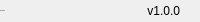
                 <widget class="QFrame" name="bottomBar">
                  <property name="minimumSize">
                   <size>
                    <width>0</width>
                    <height>22</height>
                   </size>
                  </property>
                  <property name="maximumSize">
                   <size>
                    <width>16777215</width>
                    <height>22</height>
                   </size>
                  </property>
                  <property name="frameShape">
                   <enum>QFrame::NoFrame</enum>
                  </property>
                  <property name="frameShadow">
                   <enum>QFrame::Raised</enum>
                  </property>
                  <layout class="QHBoxLayout" name="horizontalLayout_5">
                   <property name="spacing">
                    <number>0</number>
                   </property>
                   <property name="leftMargin">
                    <number>0</number>
                   </property>
                   <property name="topMargin">
                    <number>0</number>
                   </property>
                   <property name="rightMargin">
                    <number>0</number>
                   </property>
                   <property name="bottomMargin">
                    <number>0</number>
                   </property>
                   <item>
                    <widget class="QLabel" name="creditsLabel">
                     <property name="maximumSize">
                      <size>
                       <width>16777215</width>
                       <height>16</height>
                      </size>
                     </property>
                     <property name="font">
                      <font>
                       <family>Segoe UI</family>
                       <pointsize>-1</pointsize>
                       <weight>50</weight>
                       <italic>false</italic>
                       <bold>false</bold>
                      </font>
                     </property>
                     <property name="text">
                      <string>By: Dorma</string>
                     </property>
                     <property name="alignment">
                      <set>Qt::AlignLeading|Qt::AlignLeft|Qt::AlignVCenter</set>
                     </property>
                    </widget>
                   </item>
                   <item>
                    <widget class="QLabel" name="version">
                     <property name="text">
                      <string>v1.0.0</string>
                     </property>
                     <property name="alignment">
                      <set>Qt::AlignRight|Qt::AlignTrailing|Qt::AlignVCenter</set>
                     </property>
                    </widget>
                   </item>
                   <item>
                    <widget class="QFrame" name="frame_size_grip">
                     <property name="minimumSize">
                      <size>
                       <width>20</width>
                       <height>0</height>
                      </size>
                     </property>
                     <property name="maximumSize">
                      <size>
                       <width>20</width>
                       <height>16777215</height>
                      </size>
                     </property>
                     <property name="frameShape">
                      <enum>QFrame::NoFrame</enum>
                     </property>
                     <property name="frameShadow">
                      <enum>QFrame::Raised</enum>
                     </property>
                    </widget>
                   </item>
                  </layout>
                 </widget>
